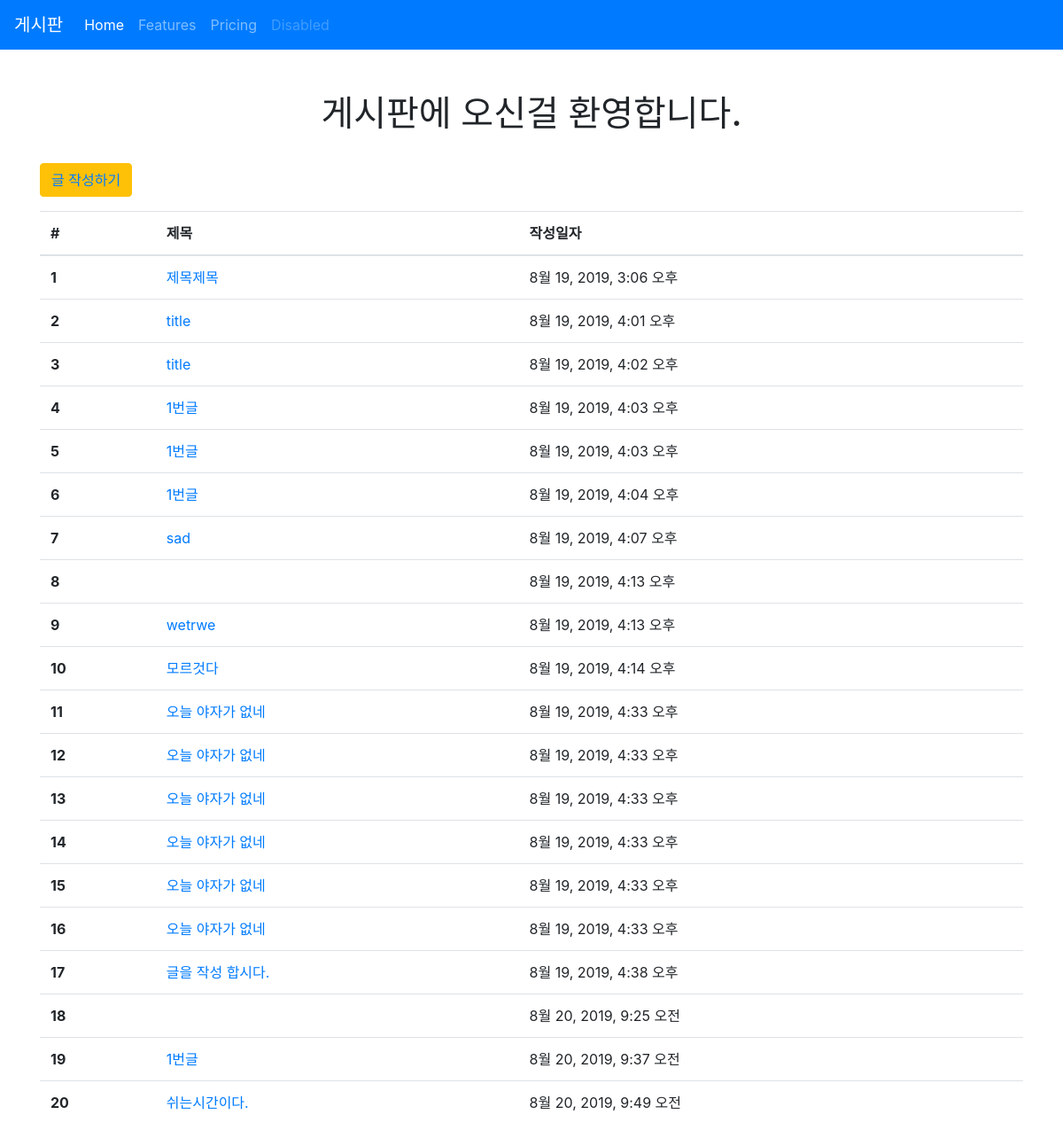
The app's page /articles/, older data.
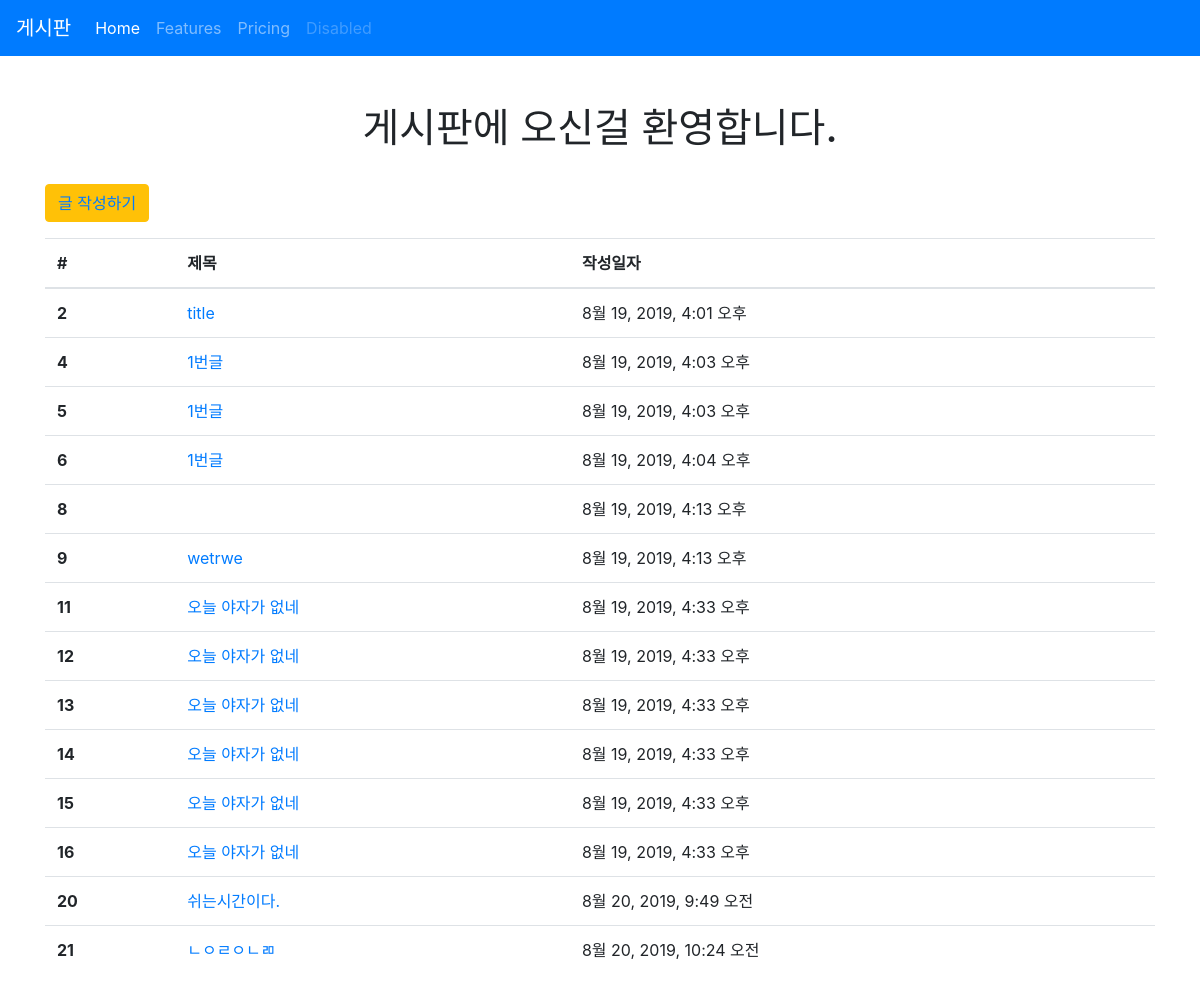
The same page, newer data.
### articles/models.py (models this page shows, shortened)
class Article(models.Model):
    title = models.CharField(max_length=10)
    context = models.TextField()
    created_at = models.DateTimeField(auto_now_add=True)
    update_at = models.DateTimeField(auto_now=True)

### articles/views.py (the view)
# urls.py: path('', views.index),
def index(request):
    articles = Article.objects.all()
    context = {
        'articles' : articles,
    }
    return render(request, 'articles/index.html', context)

### articles/templates/articles/index.html
{% extends 'articles/base.html' %}
{% block body %}
<h1 class="text-center my-3">게시판에 오신걸 환영합니다.</h1>
<button type="button" class="btn btn-warning my-3"><a href="/articles/new/">글 작성하기</a></button>
<table class="table">
  <thead>
    <tr>
      <th scope="col">#</th>
      <th scope="col">제목</th>
      <th scope="col">작성일자</th>
    </tr>
  </thead>
  <tbody>
    {% for article in articles %}
    <tr>
      <th scope="row">{{ article.id }}</th>
      <td><a href="/articles/{{ article.pk }}">
          {{  article.title  }}
        </a></td>
      <td>{{  article.created_at  }}</td>
    </tr>
    {% endfor %}
  </tbody>
</table>
{% endblock %}

### articles/templates/articles/base.html (shortened to what this page needs)
<!DOCTYPE html>
<html lang="ko">
<head>
  <link rel="stylesheet" href="https://stackpath.bootstrapcdn.com/bootstrap/4.3.1/css/bootstrap.min.css"
>
</head>
<body>
  <nav class="navbar navbar-expand-lg navbar-dark bg-primary">
    <a class="navbar-brand" href="#">게시판</a>
    <div class="collapse navbar-collapse" id="navbarNavAltMarkup">
      <div class="navbar-nav">
        <a class="nav-item nav-link active" href="#">Home <span class="sr-only">(current)</span></a>
        <a class="nav-item nav-link" href="#">Features</a>
        <a class="nav-item nav-link" href="#">Pricing</a>
        <a class="nav-item nav-link disabled" href="#" tabindex="-1" aria-disabled="true">Disabled</a>
      </div>
    </div>
  </nav>
  <div class="container mt-5">
  {% block body %}
  {% endblock %}
  </div>
</body>
</html>

Row changes from the older to the newer data that the page shows:
removed Article: id "1", title "제목제목", created_at "8월 19, 2019, 3:06 오후"
removed Article: id "3", title "title", created_at "8월 19, 2019, 4:02 오후"
removed Article: id "7", title "sad", created_at "8월 19, 2019, 4:07 오후"
removed Article: id "10", title "모르것다", created_at "8월 19, 2019, 4:14 오후"
removed Article: id "17", title "글을 작성 합시다.", created_at "8월 19, 2019, 4:38 오후"
removed Article: id "18", created_at "8월 20, 2019, 9:25 오전"
removed Article: id "19", title "1번글", created_at "8월 20, 2019, 9:37 오전"
added Article: id "21", title "ㄴㅇㄹㅇㄴㄻ", created_at "8월 20, 2019, 10:24 오전"
